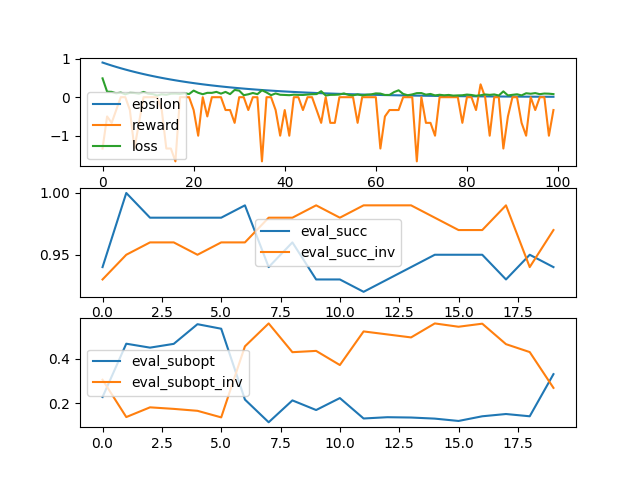

Reproduce this figure in Python.
#!/usr/bin/env python3
import json
import logging
import multiprocessing as mp
import random
from functools import partial
from math import exp, isclose, log
from typing import Callable, Dict, List, Optional, Tuple

import numpy as np
import torch
import torch.nn.functional as F
from definitions import INVALID, SCENARIO_TYPE
from matplotlib import pyplot as plt
from planner.mapf_with_rl.mapf_with_rl_plot import make_plot_from_json
from scenarios.generators import (GENERATOR_TYPE, building_walls,
                                  corridor_with_passing, random_fill,
                                  tracing_pathes_in_the_dark)
from scenarios.solvers import cached_ecbs
from sim.decentralized.agent import get_t_from_env
from sim.decentralized.iterators import IteratorType
from sim.decentralized.policy import (FirstThenRaisingPolicy,
                                      InverseQLearningPolicy,
                                      PolicyCalledException, PolicyType,
                                      QLearningPolicy)
from sim.decentralized.runner import (has_exception, run_a_scenario,
                                      to_agent_objects, will_scenario_collide)
from tools import ProgressBar, time_limit
from torch.nn import Linear
from torch_geometric.data import Data
from torch_geometric.nn import (GCNConv, global_add_pool, global_max_pool,
                                global_mean_pool)

ctx = mp.get_context('spawn')
N_PROCESSES = min(8, mp.cpu_count())


def get_ecbs_cost(scen: SCENARIO_TYPE, ignore_finished_agents: bool):
    env, starts, goals = scen
    data = cached_ecbs(
        env=env,
        starts=starts,
        goals=goals,
        suboptimality=1.0,
        timeout=5,
        disappear_at_goal=ignore_finished_agents)
    if data is INVALID:
        return INVALID
    cost = data['statistics']['cost']
    return cost / len(starts)


class Scenario(object):
    def __init__(self, this_data: SCENARIO_TYPE, ignore_finished_agents: bool,
                 hop_dist: int, rng: random.Random) -> None:
        super().__init__()
        # the scenario
        self.env, self.starts, self.goals = this_data
        # configuration
        self.ignore_finished_agents = ignore_finished_agents
        self.hop_dist = hop_dist
        # trying to solve with ecbs
        self.ecbs_cost = get_ecbs_cost(
            this_data, ignore_finished_agents)
        self.useful = False
        if self.ecbs_cost != INVALID:
            self.useful = True
        if not self.useful:
            return
        # if useful, we go on
        self.agents = to_agent_objects(
            self.env, self.starts, self.goals,
            policy=PolicyType.LEARNED_RAISING, rng=rng)
        if self.agents is INVALID:
            self.useful = False
            return
        # initialization to save state
        # the agent that got its policy called first
        self.agent_first_raised: Optional[int] = None
        # agent that the above was in collision with
        self.agent_in_collision: Optional[int] = None
        # agents own ids related to their index, here
        self.ids = list(map(lambda a: a.id, self.agents))
        # accumulate costs between sim steps
        self.costs_so_far = 0.
        # cost if simulation was unsuccessful:
        self.UNSUCCESSFUL_COST = -.6
        # maximum number of steps, i.e. timeout
        self.TIME_LIMIT = get_t_from_env(self.env)

    def start(self) -> Data:
        state, reward = self._run()
        if state is None:
            print("state is None right after start")
        return state

    def step(self, action) -> Tuple[Optional[Data], float]:
        """based on current state of the scenario, take this action and
        continue to run it until the next policy call or finish"""
        # take step also on other agent
        # TODO: for double the data we would need to also get the state of the
        # other agent, here
        first_raised_policy = FirstThenRaisingPolicy(
            self.agents[self.agent_first_raised], int(action))
        in_collision_policy = FirstThenRaisingPolicy(
            self.agents[self.agent_in_collision], int(not bool(action)))
        assert (first_raised_policy.first_return_value !=
                in_collision_policy.first_return_value)
        self.agents[self.agent_first_raised].policy = first_raised_policy
        self.agents[self.agent_in_collision].policy = in_collision_policy
        self.agent_first_raised = None
        self.agent_in_collision = None
        state, reward = self._run()
        return state, reward

    def _run(self):
        # continue to run
        scenario_result = run_a_scenario(
            self.env, self.agents, False,
            IteratorType.BLOCKING1,
            pause_on=PolicyCalledException,  # type: ignore
            ignore_finished_agents=self.ignore_finished_agents,
            time_limit=self.TIME_LIMIT)
        # return either new state or results
        if has_exception(scenario_result):  # not done
            (average_time, _, _, _, exception
             ) = scenario_result
            # record new agent ids
            self.agent_first_raised = self.ids.index(
                exception.policy.a.id)
            self.agent_in_collision = self.ids.index(
                exception.id_coll)
            # record current state
            state: Optional[Data] = (
                exception.get_agent_state(self.hop_dist))
            self.costs_so_far += average_time
            reward = 0.
        elif not has_exception(scenario_result):  # done
            (average_time, _, _, _, successful
             ) = scenario_result
            if successful:
                cost_decen = self.costs_so_far + average_time
                reward = self.ecbs_cost - cost_decen
            else:
                reward = self.UNSUCCESSFUL_COST
            # state does not matter now
            state = None
        else:
            raise RuntimeError()
        return state, reward


def make_a_useful_scenario(ignore_finished_agents: bool, size: int,
                           n_agents: int, hop_dist: int, generator: GENERATOR_TYPE,
                           rng: random.Random, pb: Optional[ProgressBar] = None,
                           i_r: Optional[int] = None) -> Scenario:
    MAX_RETRIES = 100
    if i_r is not None:
        for _ in range(i_r):
            # changing state of rng depending on run index
            _ = rng.random()
    for _ in range(MAX_RETRIES):
        scen_data: SCENARIO_TYPE = generator(
            size,  # size
            .3,  # fill
            n_agents,  # n_agents
            rng)  # rng
        (env, starts, goals) = scen_data
        collide = will_scenario_collide(
            env, starts, goals, ignore_finished_agents)
        if collide == True:
            scen = Scenario(scen_data, ignore_finished_agents, hop_dist, rng)
            if scen.useful:
                if pb is not None and i_r is not None:
                    pb.progress(i_r)
                return scen
    raise RuntimeError(
        f"could not find a useful scenario after {MAX_RETRIES} retries.")


def proxy_make_a_useful_scenario(args):
    return make_a_useful_scenario(*args)


def make_useful_scenarios(n: int, ignore_finished_agents: bool, size: int,
                          n_agents: int, hop_dist: int,
                          generator: GENERATOR_TYPE,
                          rng: random.Random) -> List[Scenario]:
    assert generator in [random_fill, corridor_with_passing,
                         tracing_pathes_in_the_dark, building_walls]
    if n == 1:
        try:
            scenarios = [make_a_useful_scenario(
                ignore_finished_agents, size, n_agents, hop_dist, generator,
                rng)]
        except RuntimeError:
            # retry
            scenarios = make_useful_scenarios(
                n, ignore_finished_agents, size, n_agents, hop_dist, generator, rng)
    else:
        p = ctx.Pool(N_PROCESSES)
        pb = ProgressBar("Data Generation", n, 5)
        args = [(ignore_finished_agents, size, n_agents, hop_dist, generator,
                 rng, pb, i_r) for i_r in range(n)]
        scenarios = p.map(proxy_make_a_useful_scenario, args)
        pb.end()
        p.close()
        p.join()
    return scenarios


class Qfunction(torch.nn.Module):
    def __init__(self, num_node_features, num_actions,
                 hidden_channels) -> None:
        super().__init__()
        INIT_STD = .03
        self.conv1 = GCNConv(num_node_features, hidden_channels)
        self.conv2 = GCNConv(hidden_channels, hidden_channels)
        # self.conv3 = GCNConv(hidden_channels, hidden_channels)
        self.lin = Linear(hidden_channels*3, num_actions)

        for net in [self.conv1, self.conv2]:
            torch.nn.init.normal_(net.bias, 0, INIT_STD)

        for net in [self.conv1.lin, self.conv2.lin, self.lin]:
            torch.nn.init.normal_(net.weight, 0, INIT_STD)
            if net.bias is not None:
                torch.nn.init.normal_(net.bias, 0, INIT_STD)

    def forward(self, data: Data):
        x = data.x
        edge_index = data.edge_index
        pos = data.pos
        # everything is one batch
        batch = torch.tensor([0 for _ in range(x.shape[0])], dtype=torch.int64)

        # 1. Obtain node embeddings
        x = self.conv1(x, edge_index)
        x = x.relu()
        x = F.dropout(x, p=0.1, training=self.training)
        x = self.conv2(x, edge_index)
        x = x.relu()
        # x = F.dropout(x, p=0.1, training=self.training)
        # x = self.conv3(x, edge_index)
        # x = x.relu()

        # 2. Readout layer
        x = torch.cat((
            global_mean_pool(x, batch),
            global_max_pool(x, batch),
            global_add_pool(x, batch)
        ), 1)

        # 3. Apply a final classifier
        x = F.dropout(x, p=0.3, training=self.training)
        x = self.lin(x)
        return x

    def get_action_and_q_value_training(self, state: Data):
        self.eval()
        q = self.forward(state)
        action = int(torch.argmax(q))
        return action, q

    def copy_to(self, other_fn):
        return other_fn.load_state_dict(self.state_dict())


def sample_random_minibatch(n: int, d, qfun_hat, gamma: float, rng: random.Random):
    n = min(n, len(d))
    memory_tuples = rng.choices(d, k=n)
    training_batch = []
    for mt in memory_tuples:
        (state, action, reward, next_state) = mt
        if next_state is not None:  # not the end
            # 11
            assert reward == 0.
            qvals = qfun_hat(next_state)
            y = gamma * torch.max(qvals)
        else:
            # 10
            y = reward
        training_sample = (state, action, y)
        training_batch.append(training_sample)
    return training_batch


def train(training_batch, qfun, optimizer):
    qfun.train()
    losss = torch.zeros(len(training_batch))
    for i_b, tb in enumerate(training_batch):
        (state, action, y) = tb
        qvals = qfun(state)
        loss = (y - qvals[0, action]) ** 2
        losss[i_b] = loss
    mean_loss = torch.mean(losss)
    optimizer.zero_grad()
    mean_loss.backward()
    optimizer.step()
    return mean_loss


def evaluate(data_test: List[Scenario], qfun, ignore_finished_agents: bool, hop_dist: int,
             inverse: bool):
    successful_s = []
    regret_s = []
    qfun.eval()
    for scenario in data_test:
        for a in scenario.agents:
            # reset all agents
            a.back_to_the_start()
            if inverse:
                a.policy = InverseQLearningPolicy(a, hop_dist)
            else:
                a.policy = QLearningPolicy(a, hop_dist)
            a.policy.set_qfun(qfun)
        res = run_a_scenario(a.env, scenario.agents,
                             False, IteratorType.BLOCKING1,
                             ignore_finished_agents=ignore_finished_agents)
        assert not has_exception(res)
        (average_time, _, _, _, successful) = res
        successful_s.append(successful)
        if successful:
            regret = average_time - scenario.ecbs_cost
            regret_s.append(regret)
            # if (regret < 0 and
            #         not isclose(regret, 0, abs_tol=1E-5)):
            #     logging.warning(f"regret: {regret}")
    mean_successful = np.mean(np.array(successful_s))
    mean_regret = np.mean(np.array(regret_s))
    return (mean_successful, mean_regret)


def q_learning(n_episodes: int, eps_start: float,
               c: int, gamma: float, n_training_batch: int,
               test_scenarios: Dict[str, List[Scenario]],
               ignore_finished_agents: bool, hop_dist: int, seed: int, name: str):
    """Q-learning with experience replay
    pseudocode from https://github.com/diegoalejogm/deep-q-learning
    :param n_episodes: how many episodes to simulate
    :param eps_start: initial epsilon value
    :param eps_decay: epsilon decay factor per episode
    :param c: reset qfun_hat every c episodes
    :param gamma: discout factor for future rewards
    :param n_training_batch: size of training minibatch
    :param data_test: dict of test scenarios
    :param ignore_finished_agents: wether or not to ignore agents at their
           goal pose
    :param hop_dist: how big the agent state graph is (from current pos)
    :param seed: for the random number generator
    :param name: to save the final plot under ({name}.png)
    """
    # random number generator
    rng = random.Random(seed)
    torch.manual_seed(seed)

    # epsilon paramters
    eps_end = .01
    eps_alpha = -1 * log(eps_end / eps_start) / n_episodes

    # init qfun
    qfun = Qfunction(9, 2, 16)
    qfun_hat = Qfunction(9, 2, 16)
    qfun.copy_to(qfun_hat)

    # replay memory
    # (state, action, reward, next state)
    d: List[Tuple[Data, int, float, Optional[Data]]] = []
    d_max_len = n_training_batch * 100

    training_start = d_max_len/2

    # optimizer
    optimizer = torch.optim.Adam(
        qfun.parameters(),
        lr=1e-3)  # default

    # size changes
    training_sizes = {
        .0: (4, 3, [random_fill]),
        # .4: (5, 4, [random_fill, tracing_pathes_in_the_dark]),
        # .6: (5, 5, [random_fill, tracing_pathes_in_the_dark]),
        # .8: (8, 6, [random_fill, tracing_pathes_in_the_dark, building_walls])
    }

    # stats
    stats = {name: ([], []) for name in [
        "epsilons",
        "rewards",
        "loss",
        "max_q",
        "min_q",
        "d_fill",
        "timesteps",
    ] + [f"eval_success_{k}" for k in test_scenarios.keys()
         ] + [f"eval_regret_{k}" for k in test_scenarios.keys()
              ] + [f"eval_success_inv_{k}" for k in test_scenarios.keys()
                   ] + [f"eval_regret_inv_{k}" for k in test_scenarios.keys()
                        ]}  # type: Dict[str, Tuple[List[float], List[float]]]
    loss = 0
    stat_every = max(1, int(n_episodes / 1000))
    eval_every = max(1, int(n_episodes / 20))
    i_o = 0  # count optimizations

    pb = ProgressBar(f"Run {name}", n_episodes, 1)
    # 1
    for i_e in range(n_episodes):
        # 2
        for progress in sorted(training_sizes.keys()):
            if i_e >= int(n_episodes * progress):
                size, n_agents, generators = training_sizes[progress]
                generator = rng.choice(generators)
        [scenario] = make_useful_scenarios(
            1, ignore_finished_agents, size, n_agents, hop_dist, generator, rng)
        # TODO only decrease after training_start
        epsilon = eps_start * exp(-eps_alpha * i_e)
        state = scenario.start()
        next_state = None
        # 3
        for i_t in range(scenario.TIME_LIMIT):
            if state is not None:  # episode has not ended
                rand = rng.random()
                if rand > epsilon:  # exploration
                    # 4
                    action = int(rng.random())
                else:  # exploitation
                    # 5
                    action, [qvals] = qfun.get_action_and_q_value_training(
                        state)
                # 6
                next_state, reward = scenario.step(action)
                if i_t == scenario.TIME_LIMIT-1 and next_state is not None:  # time out
                    reward = scenario.UNSUCCESSFUL_COST
                    next_state = None
                # 7
                # if next_state is None:  # agents reached their goals
                # 8 store in replay memory
                memory_tuple = (
                    state,
                    action,
                    reward,
                    next_state
                )
                if len(d) < d_max_len:
                    d.append(memory_tuple)
                else:
                    d[i_e % d_max_len] = memory_tuple
                if len(d) > training_start:
                    # 9
                    training_batch = sample_random_minibatch(
                        n_training_batch, d, qfun_hat, gamma, rng)
                    # 12
                    loss = train(training_batch, qfun, optimizer)
                    i_o += 1
                # for next round
                del state
                state = next_state
            else:  # episode has ended
                break
        # 13
        if i_e % c == 0:
            qfun.copy_to(qfun_hat)
        if i_e % stat_every == 0:
            stats["d_fill"][0].append(i_e)
            stats["d_fill"][1].append(float(len(d))/d_max_len)
            stats["rewards"][0].append(i_e)
            stats["rewards"][1].append(reward)
            stats["loss"][0].append(i_e)
            stats["loss"][1].append(float(loss))
            stats["epsilons"][0].append(i_e)
            stats["epsilons"][1].append(epsilon)
            stats["max_q"][0].append(i_e)
            stats["max_q"][1].append(float(max(qvals)))
            stats["min_q"][0].append(i_e)
            stats["min_q"][1].append(float(min(qvals)))
            stats["timesteps"][0].append(i_e)
            stats["timesteps"][1].append(i_t)
        if (i_e == 0 or
            i_e == n_episodes - 1 or
                (i_e % eval_every == 0 and len(d) > training_start)):
            # evaluation qfun
            for set_name, test_set in test_scenarios.items():
                success, regret = evaluate(
                    test_set, qfun, ignore_finished_agents, hop_dist,
                    inverse=False)
                stats[f"eval_success_{set_name}"][0].append(i_e)
                stats[f"eval_success_{set_name}"][1].append(success)
                stats[f"eval_regret_{set_name}"][0].append(i_e)
                stats[f"eval_regret_{set_name}"][1].append(regret)
                inv_success, inv_regret = evaluate(
                    test_set, qfun, ignore_finished_agents, hop_dist,
                    inverse=True)
                stats[f"eval_success_inv_{set_name}"][0].append(i_e)
                stats[f"eval_success_inv_{set_name}"][1].append(inv_success)
                stats[f"eval_regret_inv_{set_name}"][0].append(i_e)
                stats[f"eval_regret_inv_{set_name}"][1].append(inv_regret)
                print(f"evaluation test set {set_name} in {name}:\n" +
                      f"  success: {success:.2f}\n" +
                      f"  regret: {regret:.2f}\n" +
                      f"  inv success: {inv_success:.2f}\n" +
                      f"  inv regret: {inv_regret:.2f}")
        del scenario
        del state
        del next_state
        pb.progress()
    pb.end()
    with open(f"planner/mapf_with_rl/results/{name}.json", "w") as f:
        json.dump(stats, f)
    torch.save(qfun.state_dict(), f"planner/mapf_with_rl/results/{name}.pt")
    return stats


def proxy_q_learning(kwargs):
    return q_learning(**kwargs)


if __name__ == "__main__":
    logging.getLogger(
        "sim.decentralized.runner").setLevel(logging.ERROR)

    # debug run
    logging.getLogger("sim.decentralized.runner").setLevel(logging.DEBUG)
    data_test = {"one": make_useful_scenarios(3, True, 4, 3, 3,
                                              random_fill, random.Random(0)),
                 "two": make_useful_scenarios(3, True, 8, 6, 3,
                                              tracing_pathes_in_the_dark, random.Random(0)),
                 "three": make_useful_scenarios(3, True, 12, 2, 3,
                                                corridor_with_passing, random.Random(0))}
    stats = q_learning(
        n_episodes=20,
        eps_start=.9,
        c=2,
        gamma=.9,
        n_training_batch=2,
        test_scenarios=data_test,
        ignore_finished_agents=True,
        hop_dist=4,
        seed=0,
        name=f"debug"
    )
    make_plot_from_json("debug")

    # real run
    logging.getLogger("sim.decentralized.runner").setLevel(logging.INFO)
    n_data_test = 100
    test_scenarios = {
        "small_random_fill": make_useful_scenarios(
            n_data_test, True, 4, 3, 3, random_fill, random.Random(0)),
        "big_tracing_pathes_in_the_dark": make_useful_scenarios(
            n_data_test, True, 8, 6, 3, tracing_pathes_in_the_dark, random.Random(0)),
        "big_building_walls": make_useful_scenarios(
            n_data_test, True, 8, 6, 3, building_walls, random.Random(0)),
        "corridor_passing": make_useful_scenarios(
            n_data_test, True, 8, 2, 3, corridor_with_passing, random.Random(0)),
    }

    n_runs = 8
    kwargs = [
        {
            "n_episodes": int(10E4),
            "eps_start": .9,
            "c": 100,
            "gamma": .9,
            "n_training_batch": 64,
            "test_scenarios": test_scenarios,
            "ignore_finished_agents": True,
            "hop_dist": 4,
            "seed": i_r,
            "name": f"run{i_r}"
        } for i_r in range(n_runs)
    ]

    p = ctx.Pool(N_PROCESSES)
    results = p.map(proxy_q_learning, kwargs)
    p.close()
    p.join()

    for i_r, result in enumerate(results):
        make_plot_from_json(f"run{i_r}_increasing")
